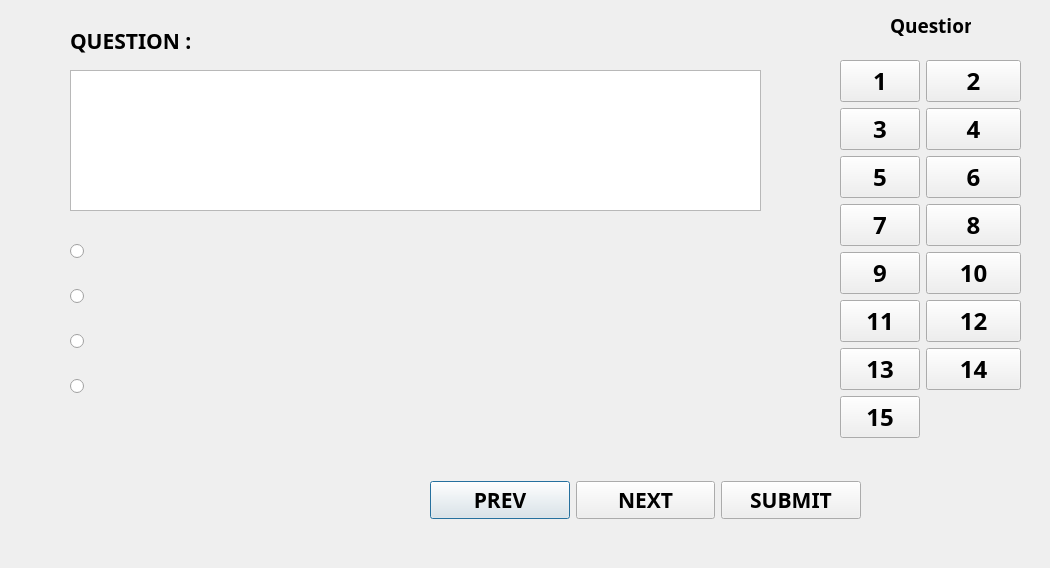
<?xml version="1.0" encoding="UTF-8"?>
<ui version="4.0">
 <class>testtest</class>
 <widget class="QDialog" name="testtest">
  <property name="geometry">
   <rect>
    <x>0</x>
    <y>0</y>
    <width>1050</width>
    <height>568</height>
   </rect>
  </property>
  <property name="windowTitle">
   <string>TEST~</string>
  </property>
  <widget class="QLabel" name="label_ques">
   <property name="geometry">
    <rect>
     <x>70</x>
     <y>20</y>
     <width>121</width>
     <height>41</height>
    </rect>
   </property>
   <property name="font">
    <font>
     <family>Kinnari</family>
     <pointsize>16</pointsize>
     <weight>75</weight>
     <bold>true</bold>
    </font>
   </property>
   <property name="text">
    <string>QUESTION : </string>
   </property>
  </widget>
  <widget class="QLabel" name="label_no">
   <property name="geometry">
    <rect>
     <x>210</x>
     <y>20</y>
     <width>71</width>
     <height>41</height>
    </rect>
   </property>
   <property name="font">
    <font>
     <family>Kinnari</family>
     <pointsize>16</pointsize>
     <weight>75</weight>
     <bold>true</bold>
    </font>
   </property>
   <property name="text">
    <string/>
   </property>
  </widget>
  <widget class="QTextBrowser" name="textBrowser">
   <property name="geometry">
    <rect>
     <x>70</x>
     <y>70</y>
     <width>691</width>
     <height>141</height>
    </rect>
   </property>
   <property name="font">
    <font>
     <family>Kinnari</family>
     <pointsize>20</pointsize>
     <weight>75</weight>
     <bold>true</bold>
    </font>
   </property>
   <property name="autoFillBackground">
    <bool>true</bool>
   </property>
  </widget>
  <widget class="QWidget" name="layoutWidget">
   <property name="geometry">
    <rect>
     <x>70</x>
     <y>220</y>
     <width>521</width>
     <height>201</height>
    </rect>
   </property>
   <layout class="QVBoxLayout" name="verticalLayout">
    <item>
     <widget class="QRadioButton" name="radioButton_1">
      <property name="font">
       <font>
        <family>Kinnari</family>
        <pointsize>18</pointsize>
        <weight>75</weight>
        <bold>true</bold>
       </font>
      </property>
      <property name="autoFillBackground">
       <bool>false</bool>
      </property>
      <property name="text">
       <string/>
      </property>
     </widget>
    </item>
    <item>
     <widget class="QRadioButton" name="radioButton_2">
      <property name="font">
       <font>
        <family>Kinnari</family>
        <pointsize>18</pointsize>
        <weight>75</weight>
        <bold>true</bold>
       </font>
      </property>
      <property name="autoFillBackground">
       <bool>false</bool>
      </property>
      <property name="text">
       <string/>
      </property>
     </widget>
    </item>
    <item>
     <widget class="QRadioButton" name="radioButton_3">
      <property name="font">
       <font>
        <family>Kinnari</family>
        <pointsize>18</pointsize>
        <weight>75</weight>
        <bold>true</bold>
       </font>
      </property>
      <property name="autoFillBackground">
       <bool>false</bool>
      </property>
      <property name="text">
       <string/>
      </property>
     </widget>
    </item>
    <item>
     <widget class="QRadioButton" name="radioButton_4">
      <property name="font">
       <font>
        <family>Kinnari</family>
        <pointsize>18</pointsize>
        <weight>75</weight>
        <bold>true</bold>
       </font>
      </property>
      <property name="autoFillBackground">
       <bool>false</bool>
      </property>
      <property name="text">
       <string/>
      </property>
     </widget>
    </item>
   </layout>
  </widget>
  <widget class="QWidget" name="layoutWidget">
   <property name="geometry">
    <rect>
     <x>430</x>
     <y>460</y>
     <width>431</width>
     <height>81</height>
    </rect>
   </property>
   <layout class="QHBoxLayout" name="horizontalLayout">
    <item>
     <widget class="QPushButton" name="pushButton_prev">
      <property name="font">
       <font>
        <family>Kinnari</family>
        <pointsize>16</pointsize>
        <weight>75</weight>
        <bold>true</bold>
       </font>
      </property>
      <property name="text">
       <string>PREV</string>
      </property>
     </widget>
    </item>
    <item>
     <widget class="QPushButton" name="pushButton_next">
      <property name="font">
       <font>
        <family>Kinnari</family>
        <pointsize>16</pointsize>
        <weight>75</weight>
        <bold>true</bold>
       </font>
      </property>
      <property name="text">
       <string>NEXT</string>
      </property>
     </widget>
    </item>
    <item>
     <widget class="QPushButton" name="pushButton_submit">
      <property name="font">
       <font>
        <family>Kinnari</family>
        <pointsize>16</pointsize>
        <weight>75</weight>
        <bold>true</bold>
       </font>
      </property>
      <property name="text">
       <string>SUBMIT</string>
      </property>
     </widget>
    </item>
   </layout>
  </widget>
  <widget class="QLabel" name="label">
   <property name="geometry">
    <rect>
     <x>890</x>
     <y>10</y>
     <width>81</width>
     <height>31</height>
    </rect>
   </property>
   <property name="font">
    <font>
     <family>Kinnari</family>
     <pointsize>14</pointsize>
     <weight>75</weight>
     <bold>true</bold>
    </font>
   </property>
   <property name="text">
    <string>Questions</string>
   </property>
  </widget>
  <widget class="QWidget" name="layoutWidget">
   <property name="geometry">
    <rect>
     <x>840</x>
     <y>60</y>
     <width>181</width>
     <height>381</height>
    </rect>
   </property>
   <layout class="QFormLayout" name="formLayout">
    <item row="0" column="0">
     <widget class="QPushButton" name="pushButton_1">
      <property name="font">
       <font>
        <family>Kinnari</family>
        <pointsize>18</pointsize>
        <weight>75</weight>
        <bold>true</bold>
       </font>
      </property>
      <property name="text">
       <string>1</string>
      </property>
     </widget>
    </item>
    <item row="0" column="1">
     <widget class="QPushButton" name="pushButton_2">
      <property name="font">
       <font>
        <family>Kinnari</family>
        <pointsize>18</pointsize>
        <weight>75</weight>
        <bold>true</bold>
       </font>
      </property>
      <property name="text">
       <string>2</string>
      </property>
     </widget>
    </item>
    <item row="1" column="0">
     <widget class="QPushButton" name="pushButton_3">
      <property name="font">
       <font>
        <family>Kinnari</family>
        <pointsize>18</pointsize>
        <weight>75</weight>
        <bold>true</bold>
       </font>
      </property>
      <property name="text">
       <string>3</string>
      </property>
     </widget>
    </item>
    <item row="1" column="1">
     <widget class="QPushButton" name="pushButton_4">
      <property name="font">
       <font>
        <family>Kinnari</family>
        <pointsize>18</pointsize>
        <weight>75</weight>
        <bold>true</bold>
       </font>
      </property>
      <property name="text">
       <string>4</string>
      </property>
     </widget>
    </item>
    <item row="2" column="0">
     <widget class="QPushButton" name="pushButton_5">
      <property name="font">
       <font>
        <family>Kinnari</family>
        <pointsize>18</pointsize>
        <weight>75</weight>
        <bold>true</bold>
       </font>
      </property>
      <property name="text">
       <string>5</string>
      </property>
     </widget>
    </item>
    <item row="2" column="1">
     <widget class="QPushButton" name="pushButton_6">
      <property name="font">
       <font>
        <family>Kinnari</family>
        <pointsize>18</pointsize>
        <weight>75</weight>
        <bold>true</bold>
       </font>
      </property>
      <property name="text">
       <string>6</string>
      </property>
     </widget>
    </item>
    <item row="3" column="0">
     <widget class="QPushButton" name="pushButton_15">
      <property name="font">
       <font>
        <family>Kinnari</family>
        <pointsize>18</pointsize>
        <weight>75</weight>
        <bold>true</bold>
       </font>
      </property>
      <property name="text">
       <string>7</string>
      </property>
     </widget>
    </item>
    <item row="3" column="1">
     <widget class="QPushButton" name="pushButton_7">
      <property name="font">
       <font>
        <family>Kinnari</family>
        <pointsize>18</pointsize>
        <weight>75</weight>
        <bold>true</bold>
       </font>
      </property>
      <property name="text">
       <string>8</string>
      </property>
     </widget>
    </item>
    <item row="4" column="0">
     <widget class="QPushButton" name="pushButton_8">
      <property name="font">
       <font>
        <family>Kinnari</family>
        <pointsize>18</pointsize>
        <weight>75</weight>
        <bold>true</bold>
       </font>
      </property>
      <property name="text">
       <string>9</string>
      </property>
     </widget>
    </item>
    <item row="4" column="1">
     <widget class="QPushButton" name="pushButton_9">
      <property name="font">
       <font>
        <family>Kinnari</family>
        <pointsize>18</pointsize>
        <weight>75</weight>
        <bold>true</bold>
       </font>
      </property>
      <property name="text">
       <string>10</string>
      </property>
     </widget>
    </item>
    <item row="5" column="0">
     <widget class="QPushButton" name="pushButton_10">
      <property name="font">
       <font>
        <family>Kinnari</family>
        <pointsize>18</pointsize>
        <weight>75</weight>
        <bold>true</bold>
       </font>
      </property>
      <property name="text">
       <string>11</string>
      </property>
     </widget>
    </item>
    <item row="5" column="1">
     <widget class="QPushButton" name="pushButton_11">
      <property name="font">
       <font>
        <family>Kinnari</family>
        <pointsize>18</pointsize>
        <weight>75</weight>
        <bold>true</bold>
       </font>
      </property>
      <property name="text">
       <string>12</string>
      </property>
     </widget>
    </item>
    <item row="6" column="0">
     <widget class="QPushButton" name="pushButton_12">
      <property name="font">
       <font>
        <family>Kinnari</family>
        <pointsize>18</pointsize>
        <weight>75</weight>
        <bold>true</bold>
       </font>
      </property>
      <property name="text">
       <string>13</string>
      </property>
     </widget>
    </item>
    <item row="6" column="1">
     <widget class="QPushButton" name="pushButton_13">
      <property name="font">
       <font>
        <family>Kinnari</family>
        <pointsize>18</pointsize>
        <weight>75</weight>
        <bold>true</bold>
       </font>
      </property>
      <property name="text">
       <string>14</string>
      </property>
     </widget>
    </item>
    <item row="7" column="0">
     <widget class="QPushButton" name="pushButton_">
      <property name="font">
       <font>
        <family>Kinnari</family>
        <pointsize>18</pointsize>
        <weight>75</weight>
        <bold>true</bold>
       </font>
      </property>
      <property name="text">
       <string>15</string>
      </property>
     </widget>
    </item>
   </layout>
  </widget>
  <widget class="QLabel" name="label_score">
   <property name="geometry">
    <rect>
     <x>80</x>
     <y>460</y>
     <width>171</width>
     <height>31</height>
    </rect>
   </property>
   <property name="font">
    <font>
     <family>Kinnari</family>
     <pointsize>16</pointsize>
     <weight>75</weight>
     <bold>true</bold>
    </font>
   </property>
   <property name="text">
    <string/>
   </property>
  </widget>
  <zorder>label_ques</zorder>
  <zorder>label_no</zorder>
  <zorder>textBrowser</zorder>
  <zorder>layoutWidget</zorder>
  <zorder>layoutWidget</zorder>
  <zorder>layoutWidget</zorder>
  <zorder>label</zorder>
  <zorder>label_score</zorder>
 </widget>
 <resources/>
 <connections>
  <connection>
   <sender>pushButton_submit</sender>
   <signal>clicked()</signal>
   <receiver>testtest</receiver>
   <slot>close()</slot>
   <hints>
    <hint type="sourcelabel">
     <x>843</x>
     <y>500</y>
    </hint>
    <hint type="destinationlabel">
     <x>895</x>
     <y>520</y>
    </hint>
   </hints>
  </connection>
 </connections>
</ui>
